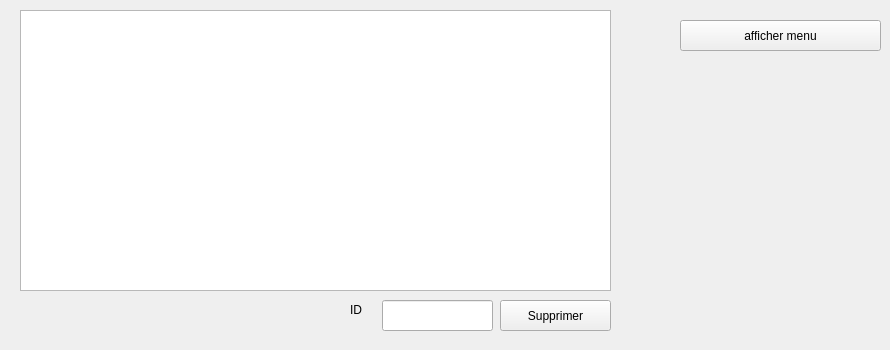
        <widget class="QWidget" name="tab_19">
         <attribute name="title">
          <string>Consulter</string>
         </attribute>
         <widget class="QTableView" name="tableView_4">
          <property name="geometry">
           <rect>
            <x>20</x>
            <y>10</y>
            <width>591</width>
            <height>281</height>
           </rect>
          </property>
         </widget>
         <widget class="QLineEdit" name="textDelete_6">
          <property name="geometry">
           <rect>
            <x>382</x>
            <y>300</y>
            <width>111</width>
            <height>31</height>
           </rect>
          </property>
         </widget>
         <widget class="QLabel" name="label_66">
          <property name="geometry">
           <rect>
            <x>350</x>
            <y>300</y>
            <width>21</width>
            <height>20</height>
           </rect>
          </property>
          <property name="text">
           <string>ID</string>
          </property>
         </widget>
         <widget class="QPushButton" name="pushButton_29">
          <property name="geometry">
           <rect>
            <x>500</x>
            <y>300</y>
            <width>111</width>
            <height>31</height>
           </rect>
          </property>
          <property name="text">
           <string>Supprimer</string>
          </property>
         </widget>
         <widget class="QLabel" name="label_95">
          <property name="geometry">
           <rect>
            <x>620</x>
            <y>300</y>
            <width>71</width>
            <height>41</height>
           </rect>
          </property>
          <property name="text">
           <string/>
          </property>
          <property name="pixmap">
           <pixmap>cor.png</pixmap>
          </property>
         </widget>
         <widget class="QPushButton" name="afficher_menu">
          <property name="geometry">
           <rect>
            <x>680</x>
            <y>20</y>
            <width>201</width>
            <height>31</height>
           </rect>
          </property>
          <property name="text">
           <string>afficher menu</string>
          </property>
         </widget>
        </widget>
